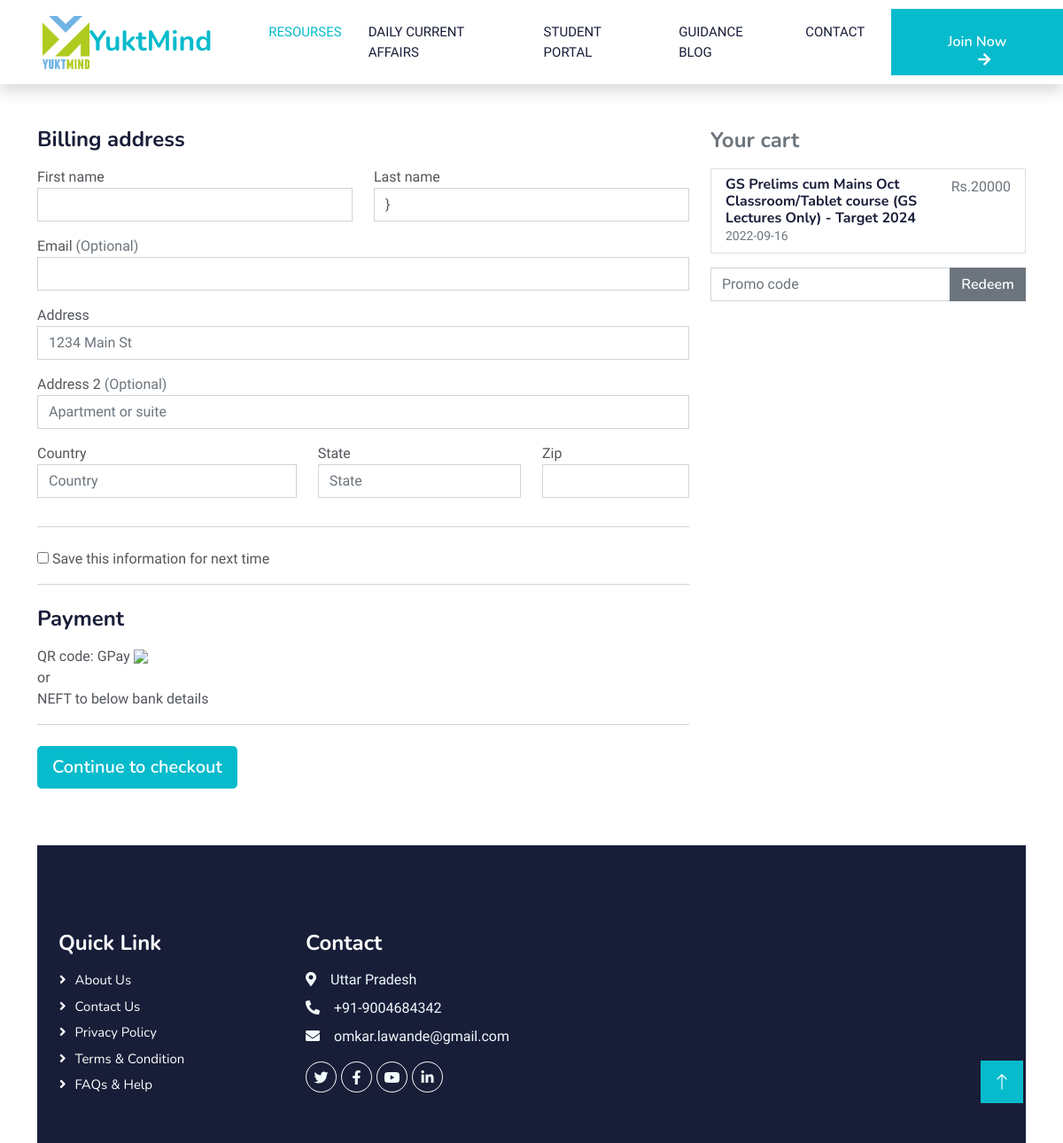
The page /course/buycourse/16 on the database its author committed.
### course/models.py (models this page shows)
class coursedetails(models.Model):
    c_id =models.CharField(max_length=6,null=True,blank=True)
    c_summary =models.CharField(max_length=20000,null=True,blank=True)
    c_name=models.CharField(max_length=200,null=True,blank=True)
    c_start_dt=models.CharField(max_length=10,null=True,blank=True)
    c_end_dt=models.CharField(max_length=10,null=True,blank=True)
    c_fees=models.CharField(max_length=10,null=True,blank=True)
    c_hours=models.CharField(max_length=10,null=True,blank=True)
    c_class_detail=models.CharField(max_length=10,null=True,blank=True)
    c_views=models.CharField(max_length=10,null=True,blank=True)
    c_likes=models.CharField(max_length=10,null=True,blank=True)
    c_total_seats=models.CharField(max_length=10,null=True,blank=True)
    c_available_seats=models.CharField(max_length=10,null=True,blank=True)
    c_category=models.CharField(max_length=20,null=True,blank=True)

### course/views.py (the view)
# urls.py: path("buycourse/<int:courseid>", views.buycourse,name="buycourse"),
def buycourse(request,courseid):
    courses=coursedetails.objects.get(id=courseid)
    coursefees=coursedetails.objects.filter(id=courseid)
    if request.method=="POST":
      currentuser=request.user
      studentcoursedetails.objects.create(user_id=currentuser.id,Coursedetails=courses,finalprice=coursefees[0].c_fees)
    context ={
        'returncourse': coursefees
    }
    return render(request,"course/purchase.html",context)

### templates/course/purchase.html (shortened to what this page needs)
{% load static %}
{% load embed_video_tags %}
<html lang="en">
<head>
    <link href="https://cdnjs.cloudflare.com/ajax/libs/font-awesome/5.10.0/css/all.min.css" rel="stylesheet">
    <link href="https://cdn.jsdelivr.net/npm/bootstrap-icons@1.4.1/font/bootstrap-icons.css" rel="stylesheet">
    <link href={% static 'lib/animate/animate.min.css' %} rel="stylesheet">
    <link href={% static 'lib/owlcarousel/assets/owl.carousel.min.css' %} rel="stylesheet">
    <link href={% static 'css/bootstrap.min.css' %} rel="stylesheet">
    <link href={% static 'css/style.css' %} rel="stylesheet">
</head>
<body>
    <nav class="navbar navbar-expand-lg bg-white navbar-light shadow sticky-top p-0">
        <a href="index.html" class="navbar-brand d-flex align-items-center px-4 px-lg-5">
            <img src={% static 'img/logo.png' %} style="height:60px;">
            <h2 class="m-0 text-primary"></i>YuktMind</h2>
        </a>
        <div class="collapse navbar-collapse" id="navbarCollapse">
            <div class="navbar-nav ms-auto p-4 p-lg-0">
                <a href="index.html" class="nav-item nav-link active">Resourses</a>
                <a href="about.html" class="nav-item nav-link">Daily Current Affairs</a>
                <a href="courses.html" class="nav-item nav-link">Student Portal</a>
                <a href="courses.html" class="nav-item nav-link">Guidance Blog</a>
                <a href="contact.html" class="nav-item nav-link">Contact</a>
            </div>
            <a href="" class="btn btn-primary py-4 px-lg-5 d-none d-lg-block">Join Now<i class="fa fa-arrow-right ms-3"></i></a>
        </div>
    </nav>
<div class="container">
    <br/>
    <br/>
    <div class="row">
      <div class="col-md-4 order-md-2 mb-4">
        <h4 class="d-flex justify-content-between align-items-center mb-3">
          <span class="text-muted">Your cart</span>
          <span class="badge badge-secondary badge-pill">3</span>
        </h4>
        <ul class="list-group mb-3">
          {%for course in returncourse%}
            <li class="list-group-item d-flex justify-content-between lh-condensed">
            <div>
              <h6 class="my-0">{{course.c_name}}</h6>
              <small class="text-muted">{{course.c_start_dt}}</small>
            </div>
            <span class="text-muted">Rs.{{course.c_fees}}</span>
          </li>
          {%endfor%}
        </ul>
          <div class="input-group">
            <input type="text" class="form-control" placeholder="Promo code">
            <div class="input-group-append">
              <button type="submit" class="btn btn-secondary">Redeem</button>
            </div>
          </div>
      </div>
      <div class="col-md-8 order-md-1">
        <h4 class="mb-3">Billing address</h4>
          <div class="row">
            <div class="col-md-6 mb-3">
              <label for="firstName">First name </label>
              <input type="text" class="form-control" id="firstName" name="firstName"  placeholder="" value="{{user.first_name}}" required="">
            </div>
            <div class="col-md-6 mb-3">
              <label for="lastName">Last name</label>
              <input type="text" class="form-control" id="lastName" name="lastName" placeholder="" value="{{user.last_name}}}" required="">
            </div>
          </div>
          <div class="mb-3">
            <label for="email">Email <span class="text-muted">(Optional)</span></label>
            <input type="email" class="form-control" id="email" value="{{user.email}}">
          </div>
          <div class="mb-3">
            <label for="address">Address</label>
            <input type="text" class="form-control" id="address1" name="address1" placeholder="1234 Main St" required="">
          </div>
          <div class="mb-3">
            <label for="address2">Address 2 <span class="text-muted">(Optional)</span></label>
            <input type="text" class="form-control" id="address2" name="address2" placeholder="Apartment or suite">
          </div>
          <div class="row">
            <div class="col-md-5 mb-3">
              <label for="country">Country</label>
                <input type="text" class="form-control" id="country" name="country" placeholder="Country" required="">
            </div>
            <div class="col-md-4 mb-3">
              <label for="state">State</label>
              <input type="text" class="form-control" id="state" name="state" placeholder="State" required="">
            </div>
            <div class="col-md-3 mb-3">
              <label for="zip">Zip</label>
              <input type="text" class="form-control" id="zip" name="" placeholder="" required="">
            </div>
          </div>
          <hr class="mb-4">
          <div class="custom-control custom-checkbox">
            <input type="checkbox" class="custom-control-input" id="save-info">
            <label class="custom-control-label" for="save-info">Save this information for next time</label>
          </div>
          <hr class="mb-4">
          <h4 class="mb-3">Payment</h4>
          <div class="d-block my-3">
            <div class="custom-control custom-radio">
              QR code: GPay
              <img src="https://cdn.crunchify.com/wp-content/uploads/2020/12/Crunchify.com-QRCode-gray-color.png">
            </div>
            or
            <div class="custom-control custom-radio">
               NEFT to below bank details
            </div>
          </div>
          <hr class="mb-4">
          <form action="" method="post">
          <button class="btn btn-primary btn-lg btn-block" type="submit">Continue to checkout</button>
        </form>
      </div>
    </div>
    <div class="container-fluid bg-dark text-light footer pt-5 mt-5 wow fadeIn" data-wow-delay="0.1s">
        <div class="container py-5">
            <div class="row g-5">
                <div class="col-lg-3 col-md-6">
                    <h4 class="text-white mb-3">Quick Link</h4>
                    <a class="btn btn-link" href="">About Us</a>
                    <a class="btn btn-link" href="">Contact Us</a>
                    <a class="btn btn-link" href="">Privacy Policy</a>
                    <a class="btn btn-link" href="">Terms & Condition</a>
                    <a class="btn btn-link" href="">FAQs & Help</a>
                </div>
                <div class="col-lg-3 col-md-6">
                    <h4 class="text-white mb-3">Contact</h4>
                    <p class="mb-2"><i class="fa fa-map-marker-alt me-3"></i>Uttar Pradesh</p>
                    <p class="mb-2"><i class="fa fa-phone-alt me-3"></i>+91-9004684342</p>
                    <p class="mb-2"><i class="fa fa-envelope me-3"></i>omkar.lawande@gmail.com</p>
                    <div class="d-flex pt-2">
                        <a class="btn btn-outline-light btn-social" href=""><i class="fab fa-twitter"></i></a>
                        <a class="btn btn-outline-light btn-social" href=""><i class="fab fa-facebook-f"></i></a>
                        <a class="btn btn-outline-light btn-social" href=""><i class="fab fa-youtube"></i></a>
                        <a class="btn btn-outline-light btn-social" href=""><i class="fab fa-linkedin-in"></i></a>
                    </div>
                </div>
            </div>
        </div>
    </div>
    <a href="#" class="btn btn-lg btn-primary btn-lg-square back-to-top"><i class="bi bi-arrow-up"></i></a>
</body>
</html>

### static/css/style.css (style rules this page uses)
:root { --primary: #06BBCC; --light: #F0FBFC; --dark: #181d38; }
.back-to-top { position: fixed; display: none; right: 45px; bottom: 45px; z-index: 99; }
.btn { font-family: 'Nunito', sans-serif; font-weight: 600; transition: .5s; }
.btn.btn-primary, .btn.btn-secondary { color: #FFFFFF; }
.btn-lg-square { width: 48px; height: 48px; }
.btn-square, .btn-sm-square, .btn-lg-square { padding: 0; display: flex; align-items: center; justify-content: center; font-weight: normal; border-radius: 0px; }
.navbar-light .navbar-nav .nav-link { margin-right: 30px; padding: 25px 0; color: #FFFFFF; font-size: 15px; text-transform: uppercase; outline: none; }
.navbar-light .navbar-nav .nav-link:hover, .navbar-light .navbar-nav .nav-link.active { color: var(--primary); }
.navbar-light .navbar-brand, .navbar-light a.btn { height: 75px; }
.navbar-light .navbar-nav .nav-link { color: var(--dark); font-weight: 500; }
.navbar-light.sticky-top { top: -100px; transition: .5s; }
.footer .btn.btn-social { margin-right: 5px; width: 35px; height: 35px; display: flex; align-items: center; justify-content: center; color: var(--light); font-weight: normal; border: 1px solid #FFFFFF; border-radius: 35px; transition: .3s; }
.footer .btn.btn-link { display: block; margin-bottom: 5px; padding: 0; text-align: left; color: #FFFFFF; font-size: 15px; font-weight: normal; text-transform: capitalize; transition: .3s; }
.footer .btn.btn-link::before { position: relative; content: "\f105"; font-family: "Font Awesome 5 Free"; font-weight: 900; margin-right: 10px; }

### rows shown on the page
coursedetails: c_name "GS Prelims cum Mains Oct Classroom/Tablet course (GS Lectures Only) - Target 2024", c_start_dt "2022-09-16", c_fees "20000"
